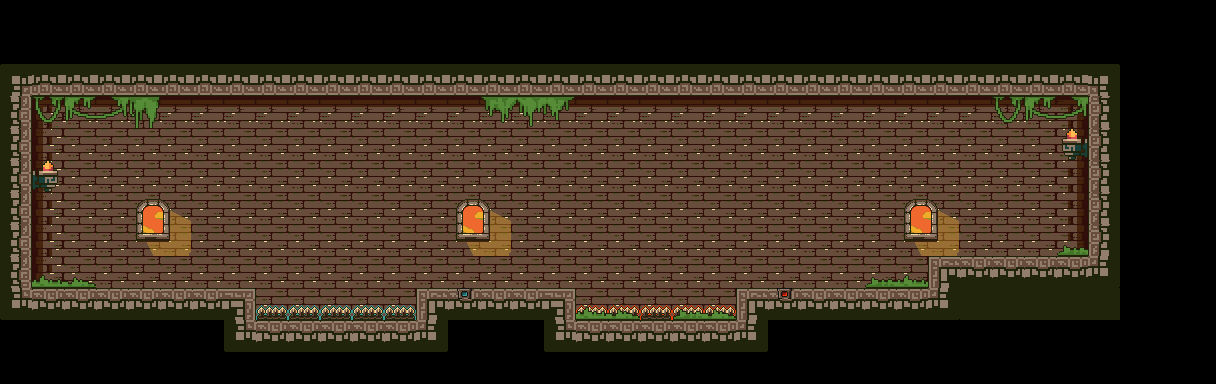

This is a level from a 2D game, rendered from its Tiled map with the project's own tilesets. A one-line summary and the complete map file follow:
An orthogonal 38x12 tile map with 32x32 px tiles, 3 tile layers (tl_bg, tl_ground, tl_fg) and 18 objects (2x red, 2x blue, spike_red, spike_blue).

<map version="1.9" tiledversion="1.9.0" orientation="orthogonal" renderorder="right-down" width="38" height="12" tilewidth="32" tileheight="32" infinite="0" nextlayerid="13" nextobjectid="77">
 <editorsettings>
  <export target="level3.lua" format="lua" />
 </editorsettings>
 <tileset firstgid="1" name="terrain" tilewidth="32" tileheight="32" tilecount="294" columns="21">
  <image source="../assets/terrain.png" width="672" height="448" />
  <tile id="62">
   <animation>
    <frame tileid="62" duration="100" />
    <frame tileid="83" duration="100" />
    <frame tileid="104" duration="100" />
    <frame tileid="125" duration="100" />
   </animation>
  </tile>
 </tileset>
 <layer id="2" name="tl_bg" width="38" height="12">
  <data encoding="csv">
0,0,0,0,0,0,0,0,0,0,0,0,0,0,0,0,0,0,0,0,0,0,0,0,0,0,0,0,0,0,0,0,0,0,0,0,0,0,
0,0,0,0,0,0,0,0,0,0,0,0,0,0,0,0,0,0,0,0,0,0,0,0,0,0,0,0,0,0,0,0,0,0,0,0,0,0,
0,0,0,0,0,0,0,0,0,0,0,0,0,0,0,0,0,0,0,0,0,0,0,0,0,0,0,0,0,0,0,0,0,0,0,0,0,0,
0,170,171,171,171,171,171,171,171,171,171,171,171,171,171,171,171,171,171,171,171,171,171,171,171,171,171,171,171,171,171,171,171,172,0,0,0,0,
0,191,192,192,192,192,192,192,192,192,192,192,192,192,192,192,192,192,192,192,192,192,192,192,192,192,192,192,192,192,192,192,192,193,0,0,0,0,
0,191,192,192,192,192,192,192,192,192,192,192,192,192,192,192,192,192,192,192,192,192,192,192,192,192,192,192,192,192,192,192,192,193,0,0,0,0,
0,191,192,192,192,192,192,192,192,192,192,192,192,192,192,192,192,192,192,192,192,192,192,192,192,192,192,192,192,192,192,192,192,193,0,0,0,0,
0,191,192,192,192,192,192,192,192,192,192,192,192,192,192,192,192,192,192,192,192,192,192,192,192,192,192,192,192,192,192,192,192,193,0,0,0,0,
0,191,192,192,192,192,192,192,192,192,192,192,192,192,192,192,192,192,192,192,192,192,192,192,192,192,192,192,192,192,192,192,192,193,0,0,0,0,
0,0,0,0,0,0,0,0,192,192,192,192,192,192,192,192,192,192,192,192,192,192,192,0,0,0,0,0,0,0,192,0,0,0,0,0,0,0,
0,0,0,0,0,0,0,0,0,0,0,0,0,0,0,0,0,0,0,0,0,0,0,0,0,0,0,0,0,0,0,0,0,0,0,0,0,0,
0,0,0,0,0,0,0,0,0,0,0,0,0,0,0,0,0,0,0,0,0,0,0,0,0,0,0,0,0,0,0,0,0,0,0,0,0,0
</data>
 </layer>
 <layer id="1" name="tl_ground" width="38" height="12">
  <data encoding="csv">
0,0,0,0,0,0,0,0,0,0,0,0,0,0,0,0,0,0,0,0,0,0,0,0,0,0,0,0,0,0,0,0,0,0,0,0,0,0,
0,0,0,0,0,0,0,0,0,0,0,0,0,0,0,0,0,0,0,0,0,0,0,0,0,0,0,0,0,0,0,0,0,0,0,0,0,0,
29,66,66,66,66,66,66,66,66,66,66,66,66,66,66,66,66,66,66,66,66,66,66,66,66,66,66,66,66,66,66,66,66,66,30,0,0,0,
46,0,0,0,0,0,0,0,0,0,0,0,0,0,0,0,0,0,0,0,0,0,0,0,0,0,0,0,0,0,0,0,0,0,44,0,0,0,
46,0,0,0,0,0,0,0,0,0,0,0,0,0,0,0,0,0,0,0,0,0,0,0,0,0,0,0,0,0,0,0,0,0,44,0,0,0,
46,0,0,0,0,0,0,0,0,0,0,0,0,0,0,0,0,0,0,0,0,0,0,0,0,0,0,0,0,0,0,0,0,0,44,0,0,0,
46,0,0,0,0,0,0,0,0,0,0,0,0,0,0,0,0,0,0,0,0,0,0,0,0,0,0,0,0,0,0,0,0,0,44,0,0,0,
46,0,0,0,0,0,0,0,0,0,0,0,0,0,0,0,0,0,0,0,0,0,0,0,0,0,0,0,0,0,0,0,0,0,44,0,0,0,
46,0,0,0,0,0,0,0,0,0,0,0,0,0,0,0,0,0,192,192,0,0,0,0,0,0,0,0,0,23,24,24,24,24,51,0,0,0,
50,24,24,24,24,24,24,25,230,230,230,230,230,23,273,24,24,25,231,231,231,231,231,23,272,24,24,24,24,51,45,45,45,45,45,0,0,0,
0,0,0,0,0,0,0,50,24,24,24,24,24,51,0,0,0,50,24,24,24,24,24,51,0,0,0,0,0,0,0,0,0,0,0,0,0,0,
0,0,0,0,0,0,0,0,0,0,0,0,0,0,0,0,0,0,0,0,0,0,0,0,0,0,0,0,0,0,0,0,0,0,0,0,0,0
</data>
 </layer>
 <layer id="3" name="tl_fg" width="38" height="12">
  <data encoding="csv">
0,0,0,0,0,0,0,0,0,0,0,0,0,0,0,0,0,0,0,0,0,0,0,0,0,0,0,0,0,0,0,0,0,0,0,0,0,0,
0,0,0,0,0,0,0,0,0,0,0,0,0,0,0,0,0,0,0,0,0,0,0,0,0,0,0,0,0,0,0,0,0,0,0,0,0,0,
0,0,0,0,0,0,0,0,0,0,0,0,0,0,0,0,0,0,0,0,0,0,0,0,0,0,0,0,0,0,0,0,0,0,0,0,0,0,
0,40,37,38,41,0,0,0,0,0,0,0,0,0,0,34,35,36,0,0,0,0,0,0,0,0,0,0,0,0,0,40,37,38,0,0,0,0,
0,0,0,0,0,0,0,0,0,0,0,0,0,0,0,0,0,0,0,0,0,0,0,0,0,0,0,0,0,0,0,0,0,63,0,0,0,0,
0,2147483711,0,0,0,0,0,0,0,0,0,0,0,0,0,0,0,0,0,0,0,0,0,0,0,0,0,0,0,0,0,0,0,0,0,0,0,0,
0,0,0,0,188,189,0,0,0,0,0,0,0,0,188,189,0,0,0,0,0,0,0,0,0,0,0,0,188,189,0,0,0,0,0,0,0,0,
0,0,0,0,209,210,0,0,0,0,0,0,0,0,209,210,0,0,0,0,0,0,0,0,0,0,0,0,209,210,0,0,0,143,0,0,0,0,
0,144,145,0,0,0,0,0,0,0,0,0,0,0,0,0,0,0,0,0,0,0,0,0,0,0,0,143,144,0,0,0,0,0,0,0,0,0,
0,0,0,0,0,0,0,0,0,0,0,0,0,0,0,0,0,0,144,145,0,143,145,0,0,0,0,0,0,0,0,0,0,0,0,0,0,0,
0,0,0,0,0,0,0,0,0,0,0,0,0,0,0,0,0,0,0,0,0,0,0,0,0,0,0,0,0,0,0,0,0,0,0,0,0,0,
0,0,0,0,0,0,0,0,0,0,0,0,0,0,0,0,0,0,0,0,0,0,0,0,0,0,0,0,0,0,0,0,0,0,0,0,0,0
</data>
 </layer>
 <objectgroup color="#ff5500" id="4" name="obj_ground">
  <object id="38" x="738" y="289" width="202.334" height="29" />
  <object id="62" x="929.33" y="256" width="190.334" height="32" />
  <object id="63" x="544.5" y="320.5" width="213.167" height="29" />
  <object id="64" x="416.833" y="289.5" width="156.834" height="29" />
  <object id="65" x="7.333" y="290" width="247.334" height="29" />
 </objectgroup>
 <objectgroup color="#aaff00" draworder="index" id="5" name="obj_box">
  <object id="68" template="box.tx" x="164.667" y="270.667" />
  <object id="69" template="box.tx" x="842" y="270" />
 </objectgroup>
 <objectgroup color="#ff0000" id="6" name="obj_player">
  <object id="46" template="player_red.tx" class="red" x="56" y="257" />
  <object id="47" template="player_blue.tx" class="blue" x="87" y="256" />
 </objectgroup>
 <objectgroup color="#ff00ff" draworder="index" id="8" name="obj_spike">
  <object id="67" template="spike_blue.tx" name="spike_red" class="spike_red" x="576.5" y="306.5" width="160" height="12" />
  <object id="76" name="spike_blue" class="spike_blue" x="257.333" y="308.667" width="158.667" height="10.6667" />
 </objectgroup>
 <objectgroup color="#55ff00" id="9" name="obj_portal">
  <object id="51" template="portal_red.tx" x="966.17" y="242" width="42" height="12" />
  <object id="52" template="portal_blue.tx" x="1028.67" y="241.667" width="42" height="12" />
 </objectgroup>
 <objectgroup color="#ffffff" id="10" name="obj_laser">
  <object id="70" template="laser_red.tx" name="blue" x="460.667" y="94.6667" />
  <object id="72" template="laser_red.tx" name="red" x="779.5" y="95.0833" />
 </objectgroup>
 <objectgroup color="#00557f" id="11" name="obj_switch">
  <object id="61" template="switch.tx" x="528.667" y="271.333" />
 </objectgroup>
 <objectgroup color="#aaaaff" id="12" name="obj_wall">
  <object id="43" x="1088.67" y="65" width="29" height="190.667" />
  <object id="44" x="2" y="65" width="29" height="224" />
 </objectgroup>
</map>
